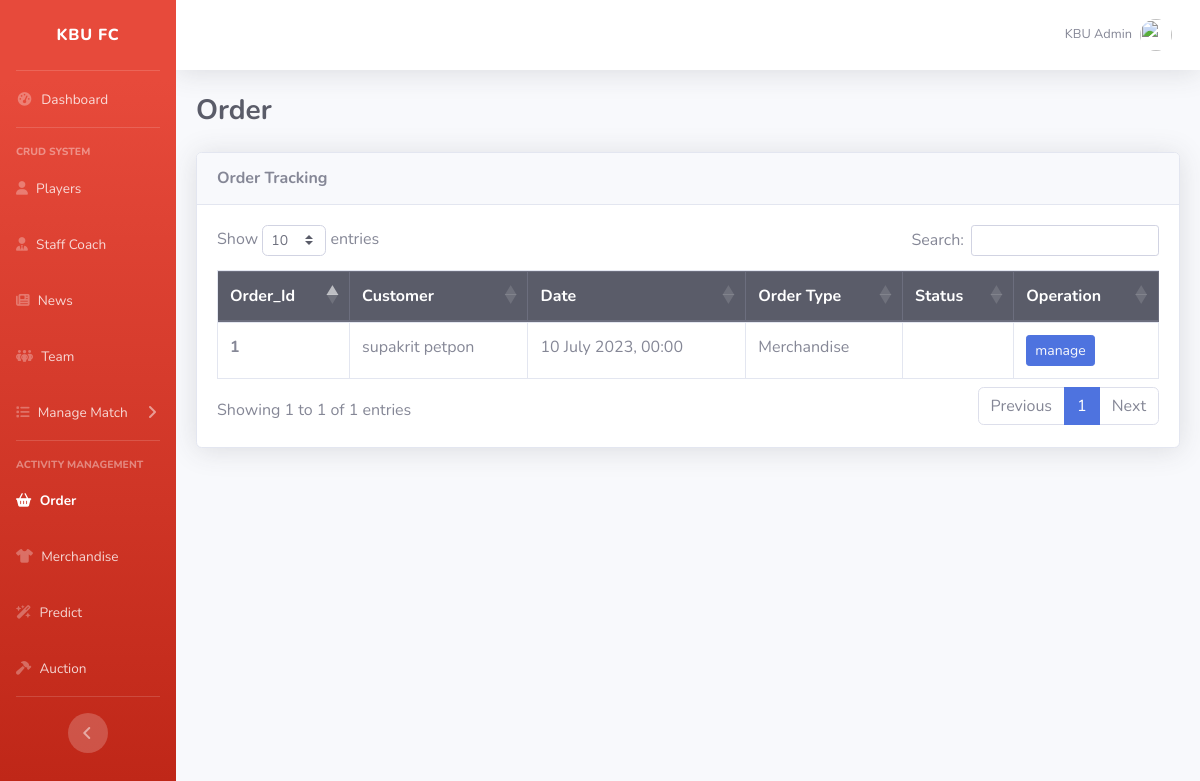
The page /order/order.php (signed in) on the database its author committed.
### tables this page shows
CREATE TABLE `order_member` (
  `order_id` int(11) NOT NULL,
  `member_id` int(11) NOT NULL,
  `orderDateTime` datetime NOT NULL,
  `orderStatus` varchar(50) NOT NULL,
  `shippingCost` double NOT NULL DEFAULT 19,
  `trackingNumber` varchar(30) NOT NULL,
  `shippingCompany` varchar(30) NOT NULL DEFAULT 'Kerry',
  `paymentTotalprice` double NOT NULL,
  `paymentDateTime` datetime NOT NULL,
  `paymentStatus` varchar(50) NOT NULL,
  `orderType` varchar(50) NOT NULL
);

CREATE TABLE `member` (
  `member_id` int(11) NOT NULL,
  `mail` varchar(100) NOT NULL,
  `firstname` varchar(100) NOT NULL,
  `lastname` varchar(100) NOT NULL,
  `phone` varchar(10) NOT NULL,
  `address` varchar(300) DEFAULT NULL,
  `subdistrict` varchar(100) DEFAULT NULL,
  `district` varchar(100) DEFAULT NULL,
  `province` varchar(100) DEFAULT NULL,
  `country` varchar(100) DEFAULT NULL,
  `postal_code` varchar(5) DEFAULT NULL,
  `points` int(11) DEFAULT 0
);

### order/order.php (the view, shortened to what this page needs)
<?php
require_once("../dbConfig.php");
?>
<!DOCTYPE html>
<html lang="en">
<head>
  <link href="../vendor/fontawesome-free/css/all.min.css" rel="stylesheet" type="text/css" />
  <link rel="stylesheet" href="https://cdnjs.cloudflare.com/ajax/libs/font-awesome/6.4.0/css/all.min.css" />
  <link href="../css/sb-admin-2.min.css" rel="stylesheet" />
  <link rel="stylesheet" href="https://cdn.datatables.net/1.13.6/css/dataTables.bootstrap4.min.css">
<body id="page-top">
  <div id="wrapper">
    <ul class="navbar-nav bg-gradient-danger sidebar shadow sidebar-dark accordion" id="accordionSidebar">
      <a class="sidebar-brand d-flex align-items-center justify-content-center" href="../index.php">
        <div class="sidebar-brand-text mx-2">KBU FC</div>
      </a>
      <hr class="sidebar-divider my-0" />
      <li class="nav-item">
        <a class="nav-link" href="../index.php">
          <i class="fas fa-fw fa-tachometer-alt"></i>
          <span>Dashboard</span></a>
      </li>
      <hr class="sidebar-divider" />
      <div class="sidebar-heading">CRUD System</div>
      <li class="nav-item">
        <a class="nav-link" href="../players/players.php">
          <i class="fa-solid fa-user"></i>
          <span>Players</span></a>
      </li>
      <li class="nav-item">
        <a class="nav-link" href="../staffCoach/staffCoach.php">
          <i class="fa-solid fa-user-tie"></i>
          <span>Staff Coach</span></a>
      </li>
      <li class="nav-item">
        <a class="nav-link" href="../news/news.php">
          <i class="fa-solid fa-newspaper"></i>
          <span>News</span></a>
      </li>
      <li class="nav-item">
        <a class="nav-link" href="../team/team.php">
          <i class="fa-solid fa-people-group"></i>
          <span>Team</span></a>
      </li>
      <li class="nav-item">
        <a class="nav-link collapsed" href="#" data-toggle="collapse" data-target="#collapseTwo" aria-expanded="true"
          aria-controls="collapseTwo">
          <i class="fa-solid fa-list"></i>
          <span>Manage Match</span>
        </a>
      </li>
      <hr class="sidebar-divider" />
      <div class="sidebar-heading">Activity Management</div>
      <li class="nav-item active">
        <a class="nav-link" href="order.php">
          <i class="fa-solid fa-basket-shopping"></i>
          <span>Order</span></a>
      </li>
      <li class="nav-item">
        <a class="nav-link" href="../merchandise/merchandise.php">
          <i class="fa-solid fa-shirt"></i>
          <span>Merchandise</span></a>
      </li>
      <li class="nav-item">
        <a class="nav-link" href="../predict/predict.php">
          <i class="fa-solid fa-wand-magic-sparkles"></i>
          <span>Predict</span></a>
      </li>
      <li class="nav-item">
        <a class="nav-link" href="../auction/auction.php">
          <i class="fa-solid fa-hammer"></i>
          <span>Auction</span></a>
      </li>
      <hr class="sidebar-divider d-none d-md-block" />
      <div class="text-center d-none d-md-inline">
        <button class="rounded-circle border-0" id="sidebarToggle"></button>
      </div>
    </ul>
    <div id="content-wrapper" class="d-flex flex-column">
      <div id="content">
        <nav class="navbar navbar-expand navbar-light bg-white topbar mb-4 static-top shadow">
          <ul class="navbar-nav ml-auto">
            <li class="nav-item dropdown no-arrow">
              <a class="nav-link dropdown-toggle" href="#" id="userDropdown" role="button" data-toggle="dropdown"
                aria-haspopup="true" aria-expanded="false">
                <span class="mr-2 d-none d-lg-inline text-gray-600 small">KBU Admin</span>
                <img class="img-profile rounded-circle" src="../img/admin.png" />
              </a>
            </li>
          </ul>
        </nav>
        <div class="container-fluid">
          <div class="d-sm-flex align-items-center justify-content-between mb-4">
            <h1 class="h3 mb-0 text-gray-800"><strong>Order</strong></h1>
          </div>
          <div class="card shadow mb-4">
            <div class="card-header py-3 d-flex justify-content-between align-items-center">
              <h6 class="m-0 font-weight-bold">Order Tracking</h6>
            </div>
            <div class="card-body">
              <div class="table-responsive">
                <table class="table table-bordered" id="dataTable" width="100%" cellspacing="0">
                  <thead class="thead-dark">
                    <tr>
                      <th scope="col">Order_Id</th>
                      <th scope="col">Customer</th>
                      <th scope="col">Date</th>
                      <th scope="col">Order Type</th>
                      <th scope="col">Status</th>
                      <th scope="col">Operation</th>
                    </tr>
                  </thead>
                  <tbody>
                    <?php
                    $sql = "SELECT om.order_id, m.firstname, m.lastname, om.orderDateTime, om.orderStatus, om.orderType
        FROM order_member om
        INNER JOIN member m ON om.member_id = m.member_id
        ORDER BY om.order_id DESC";
                    $result = mysqli_query($con, $sql);
                    if ($result) {
                      while ($row = mysqli_fetch_assoc($result)) {
                        $order_id = $row['order_id'];
                        $name = $row['firstname'] . ' ' . $row['lastname'];
                        $date = date('d F Y, H:i', strtotime($row['orderDateTime']));
                        $type = $row['orderType'];
                        echo '<tr>
            <th scope="row">' . $order_id . '</th>
            <td>' . $name . '</td>
            <td>' . $date . '</td>
            <td>' . $type . '</td>
            <td>';
                        echo '</td>
            <td>
                <button class="btn btn-primary btn-sm mr-1"><a href="updateOrder.php?updateid=' . $order_id . '"
                class="text-light">manage</a></button>
            </td>
        </tr>';
                      }
                    }
                    ?>
                  </tbody>
                </table>
              </div>
            </div>
          </div>
        </div>
      </div>
    </div>
  </div>
</body>
</html>

### rows shown on the page
order_member: order_id "1", member.lastname "supakrit petpon", orderDateTime "10 July 2023, 00:00", orderType "Merchandise"
